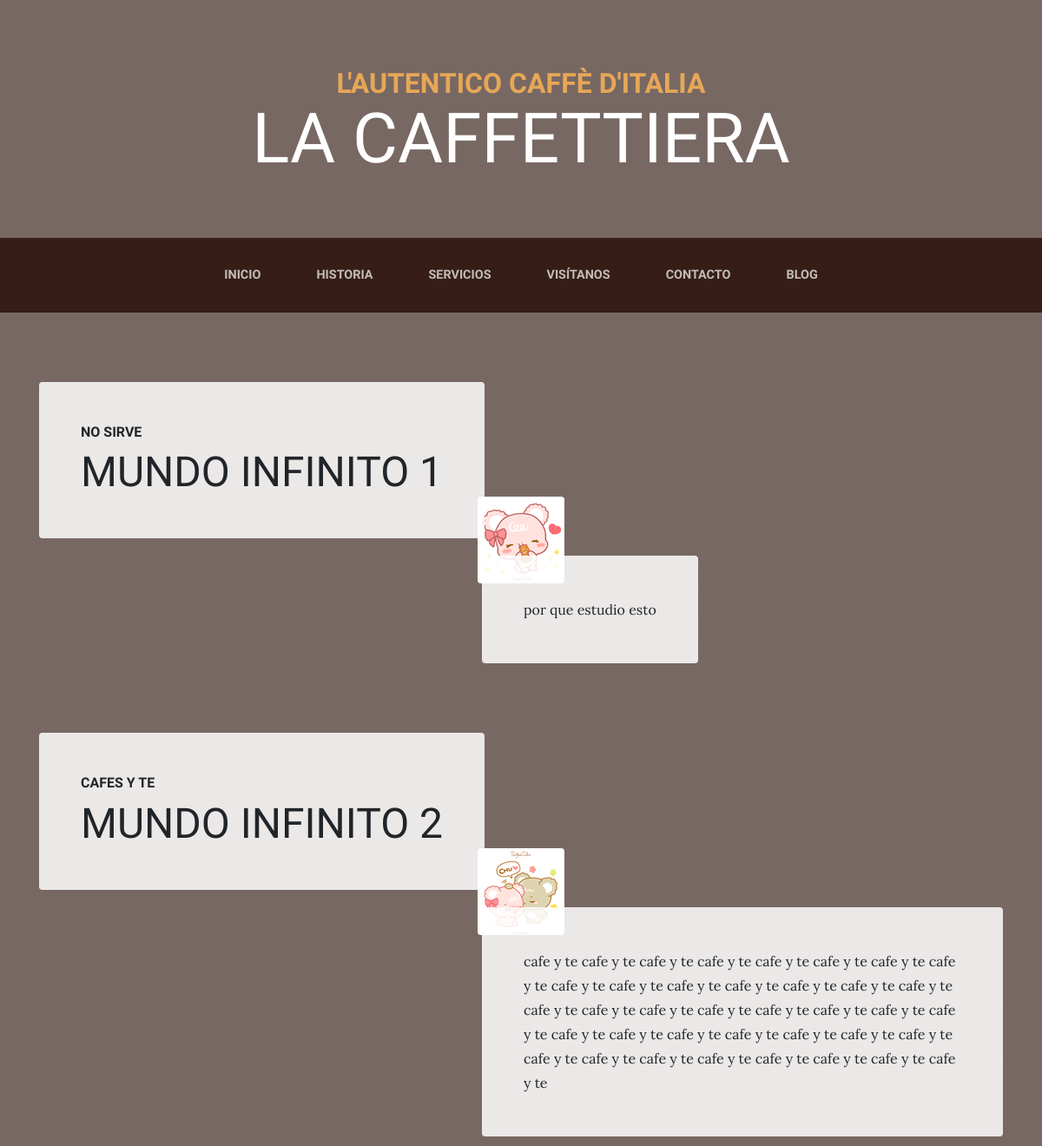
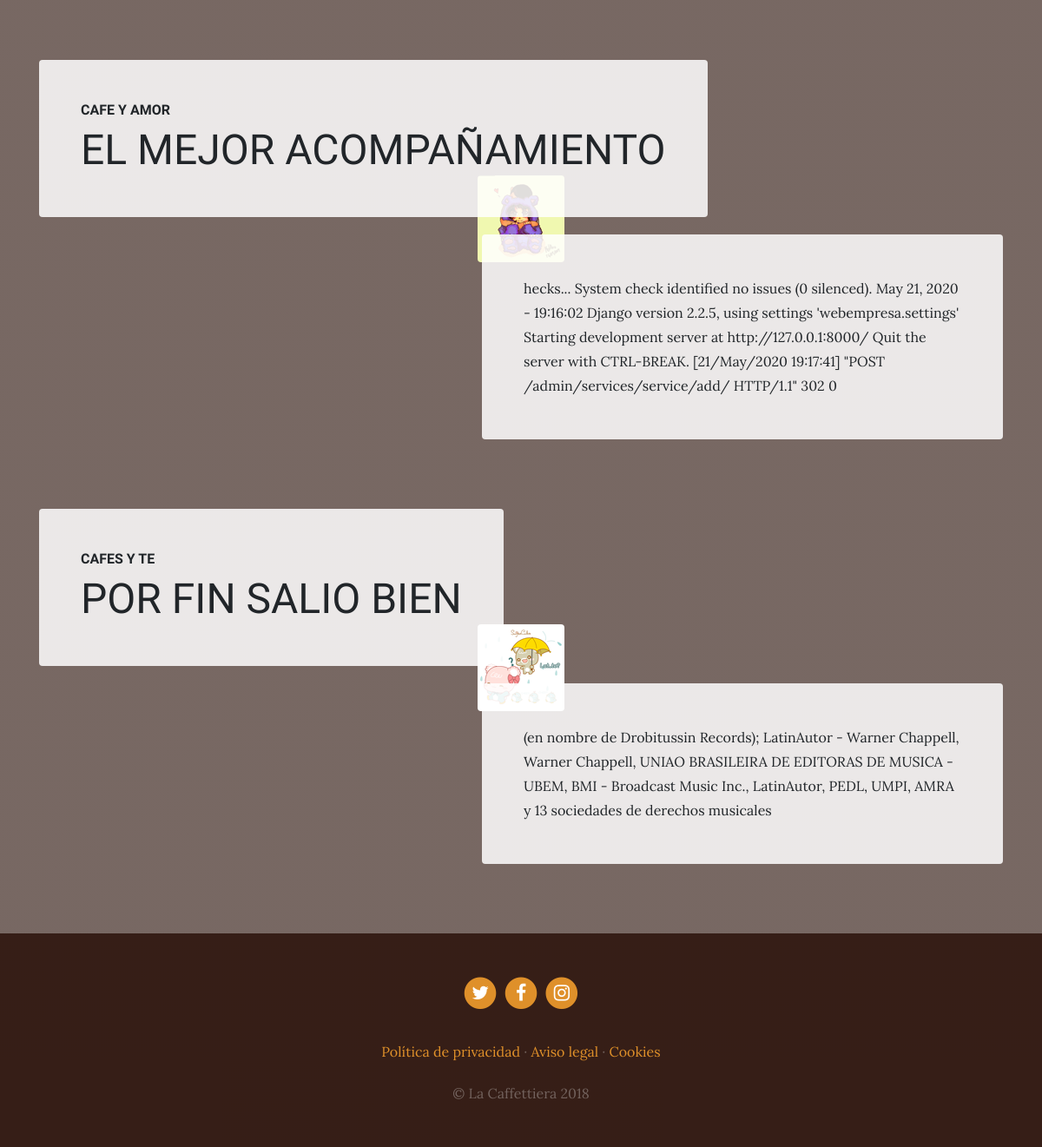
The app's page /services/services/ with its own data (2 pictures, top to bottom).
### services/models.py (models this page shows, shortened)
class Service(models.Model):
    title = models.CharField(max_length=200,
        verbose_name="Título")
    subtitle = models.CharField(max_length=200,
        verbose_name="Subtítulo")
    content = models.TextField(
        verbose_name="Contenido")
    image = models.ImageField(verbose_name="Imagen",
        upload_to="services")
    created = models.DateTimeField(auto_now_add=True,
        verbose_name="Fecha de creación")
    updated = models.DateTimeField(auto_now=True,
        verbose_name="Fecha de edición")
    class Meta:
        verbose_name = "servicio"
        verbose_name = "servicios"
        ordering = ['-created']

### services/views.py (the view)
# urls.py: path('services/', views.services, name="services"),
def services(request):
    services = Service.objects.all()
    return render(request, "services/services.html", {'services':services})

### social/processors.py (called while the page is built)
def ctx_dict(request):
    ctx ={}
    links = Link.objects.all()
    for link in links:
        ctx[link.key] = link.url
    return ctx

### services/templates/services/services.html (shortened to what this page needs)
{% extends 'core/base.html' %}
{% load static %}
{% block content %}
  {% for service in services reversed %}
    <section class="page-section">
    <div class="container">
        <div class="product-item">
        <div class="product-item-title d-flex">
            <div class="bg-faded p-5 d-flex mr-auto rounded">
                <h2 class="section-heading mb-0">
                    <span class="section-heading-upper">
                        {{service.subtitle}}
                    </span>
                    <span class="section-heading-lower">
                        {{service.title}}
                    </span>
                </h2>
            </div>
        </div>
        <img class="product-item-img mx-auto d-flex rounded img-fluid mb-3"
            src="{{service.image.url}}" alt="">
        <div class="product-item-description d-flex ml-auto">
            <div class="bg-faded p-5 rounded">
                <p class="mb-0">{{service.content}}</p>
            </div>
        </div>
        </div>
    </div>
    </section>
  {% endfor %}
{% endblock %}

### core/templates/core/base.html (shortened to what this page needs)
<!DOCTYPE html>
<html lang="es">
  <head>
{% load static %}
    <link href="{% static 'core/vendor/bootstrap/css/bootstrap.min.css'%}" rel="stylesheet">
    <link href="{% static 'core/vendor/font-awesome/css/font-awesome.min.css'%}" rel="stylesheet" type="text/css">
    <link href="{% static 'core/css/business-casual.css'%}" rel="stylesheet">
  </head>
  <body>
    <h1 class="site-heading text-center text-white d-none d-lg-block">
      <span class="site-heading-upper text-primary mb-3">L'autentico caffè d'italia</span>
      <span class="site-heading-lower">La Caffettiera</span>
    </h1>
    <nav class="navbar navbar-expand-lg navbar-dark py-lg-4" id="mainNav">
      <div class="container">
        <div class="collapse navbar-collapse" id="navbarResponsive">
          <ul class="navbar-nav mx-auto">
            <li class="nav-item px-lg-4 {% if request.path == '/' %}active{% endif %}">
              <a class="nav-link text-uppercase text-expanded" href="{% url 'home' %}">Inicio</a>
            </li>
            <li class="nav-item px-lg-4 {% if request.path == '/about/' %}active{% endif %}">
              <a class="nav-link text-uppercase text-expanded" href="{% url 'about' %}">Historia</a>
            </li>
            <li class="nav-item px-lg-4 {% if request.path == '/services/' %}active{% endif %}">
              <a class="nav-link text-uppercase text-expanded" href="{% url 'services' %}">Servicios</a>
            </li>
            <li class="nav-item px-lg-4 {% if request.path == '/store/' %}active{% endif %}">
              <a class="nav-link text-uppercase text-expanded" href="{% url 'store' %}">Visítanos</a>
            </li>
            <li class="nav-item px-lg-4 {% if request.path == '/contact/' %}active{% endif %}">
              <a class="nav-link text-uppercase text-expanded" href="{% url 'contact' %}">Contacto</a>
            </li>
            <li class="nav-item px-lg-4 {% if request.path|slice:":6" == '/blog/' %}active{% endif %}">
              <a class="nav-link text-uppercase text-expanded" href="{% url 'blog' %}">Blog</a>
            </li>
          </ul>
        </div>
      </div>
    </nav>
{% block content %}
{% endblock %}
    <footer class="footer text-faded text-center py-5">
      <div class="container">
        <p class="m-0">
        {% if LINK_TWITTER %}
	        <a href="{{LINK_TWITTER}}" class="link">
	          <span class="fa-stack fa-lg">
	            <i class="fa fa-circle fa-stack-2x"></i>
	            <i class="fa fa-twitter fa-stack-1x fa-inverse"></i>
	          </span>
	        </a>
          {% endif %}
          {% if LINK_FACEBOOK %}
	        <a href="{{LINK_FACEBOOK}}" class="link">
	          <span class="fa-stack fa-lg">
	            <i class="fa fa-circle fa-stack-2x"></i>
	            <i class="fa fa-facebook fa-stack-1x fa-inverse"></i>
	          </span>
	        </a>
          {% endif%}
          {% if LINK_INSTAGRAM %}
	        <a href="{{LINK_INSTAGRAM}}" class="link">
	          <span class="fa-stack fa-lg">
	            <i class="fa fa-circle fa-stack-2x"></i>
	            <i class="fa fa-instagram fa-stack-1x fa-inverse"></i>
	          </span>
	        </a>
          {% endif%}
	    </p>
        <p class="m-0 mbt">
        	<a href="sample.html" class="link">Política de privacidad</a> ·
        	<a href="sample.html" class="link">Aviso legal</a> ·
        	<a href="sample.html" class="link">Cookies</a>
		</p>
        <p class="m-0 mbt1">&copy; La Caffettiera 2018</p>
      </div>
	</footer>
  </body>
</html>

### core/static/core/css/business-casual.css (style rules this page uses)
body { font-family: 'Lora'; background: linear-gradient(rgba(47, 23, 15, 0.65), rgba(47, 23, 15, 0.65)), url("../img/bg.jpg"); background-attachment: fixed; background-position: center; background-size: cover; }
h1, h2, h3, h4, h5, h6 { font-family: 'Raleway'; }
p { line-height: 1.75; }
.text-faded { color: rgba(255, 255, 255, 0.3); }
.site-heading { margin-top: 5rem; margin-bottom: 5rem; text-transform: uppercase; line-height: 1; font-family: 'Raleway'; }
.site-heading .site-heading-upper { display: block; font-size: 2rem; font-weight: 800; }
.site-heading .site-heading-lower { font-size: 5rem; font-weight: 100; line-height: 4rem; }
.page-section { margin-top: 5rem; margin-bottom: 5rem; }
.section-heading { text-transform: uppercase; }
.section-heading .section-heading-upper { display: block; font-size: 1rem; font-weight: 800; padding-bottom:.5rem; }
.section-heading .section-heading-lower { display: block; font-size: 3rem; font-weight: 100; }
.bg-faded { background-color: rgba(255, 255, 255, 0.85); }
#mainNav { background-color: rgba(47, 23, 15, 0.9); font-family: 'Raleway'; }
#mainNav .navbar-nav .nav-item .nav-link { color: rgba(255, 255, 255, 0.7); font-weight: 800; }
@media (min-width: 992px) { #mainNav .navbar-nav .nav-item .nav-link { font-size: 0.9rem; } }
@media (min-width: 992px) { .product-item .product-item-title { position: relative; z-index: 1; margin-bottom: -3rem; } }
@media (min-width: 992px) { .product-item .product-item-img { position: relative; z-index: 0; max-width: 60vw; } }
@media (min-width: 992px) { .product-item .product-item-description { position: relative; z-index: 1; margin-top: -3rem; max-width: 50vw; } }
.footer { background-color: rgba(47, 23, 15, 0.9); }
.text-primary { color: #e6a756 !important; }
.mbt { padding-top: 2rem; }
.mbt1 { padding-top: 1.25rem; }
a.link { color: #df902a; }

### records on screen
Service: subtitle "NO SIRVE", title "MUNDO INFINITO 1", image (picture), content "por que estudio esto"
Service: subtitle "CAFES Y TE", title "MUNDO INFINITO 2", image (picture), content "cafe y te cafe y te cafe y te cafe y te cafe y te cafe y te cafe y te cafe y te cafe y te cafe y te cafe y te cafe y te cafe y te cafe y te cafe y te cafe y te cafe y te cafe y te cafe y te cafe y te cafe y te cafe y te cafe y te cafe y te cafe y te cafe y te cafe y te cafe y te cafe y te cafe y te cafe y te cafe y te cafe y te cafe y te cafe y te cafe y te cafe y te cafe y te"
Service: subtitle "CAFE Y AMOR", title "EL MEJOR ACOMPAÑAMIENTO", image (picture), content "hecks... System check identified no issues (0 silenced). May 21, 2020 - 19:16:02 Django version 2.2.5, using settings 'webempresa.settings' Starting development server at http://127.0.0.1:8000/ Quit the server with CTRL-BREAK. [21/May/2020 19:17:41] \"POST /admin/services/service/add/ HTTP/1.1\" 302 0"
Service: subtitle "CAFES Y TE", title "POR FIN SALIO BIEN", image (picture), content "(en nombre de Drobitussin Records); LatinAutor - Warner Chappell, Warner Chappell, UNIAO BRASILEIRA DE EDITORAS DE MUSICA - UBEM, BMI - Broadcast Music Inc., LatinAutor, PEDL, UMPI, AMRA y 13 sociedades de derechos musicales"
